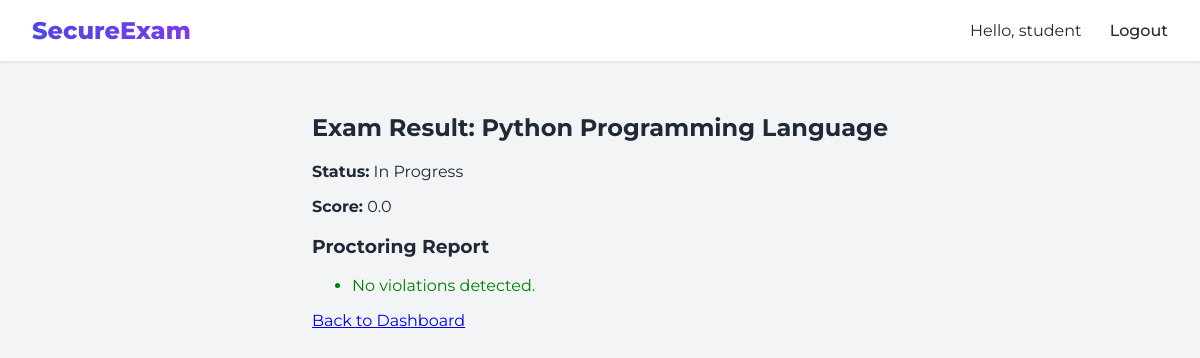
Page /exams/6/result/ (signed in) on the committed database.
### accounts/models.py (models this page shows, shortened)
class User(AbstractUser):
    ROLE_CHOICES = (
        ('student', 'Student'),
        ('faculty', 'Faculty'),
        ('admin', 'Admin'),
    )
    role = models.CharField(max_length=10, choices=ROLE_CHOICES, default='student')

### exams/models.py (models this page shows, shortened)
class StudentExamAttempt(models.Model):
    student = models.ForeignKey(User, on_delete=models.CASCADE)
    exam = models.ForeignKey(Exam, on_delete=models.CASCADE)
    start_time = models.DateTimeField(auto_now_add=True)
    end_time = models.DateTimeField(null=True, blank=True)
    score = models.FloatField(default=0.0)
    is_completed = models.BooleanField(default=False)

class Exam(models.Model):
    title = models.CharField(max_length=200)
    description = models.TextField(blank=True)
    start_time = models.DateTimeField()
    end_time = models.DateTimeField()
    duration_minutes = models.IntegerField()
    is_active = models.BooleanField(default=True)

### exams/views.py (the view)
# urls.py: path('<int:pk>/result/', views.exam_result_view, name='exam_result'),
@login_required
def exam_result_view(request, pk):
    attempt = get_object_or_404(StudentExamAttempt, exam__pk=pk, student=request.user)
    return render(request, 'exams/exam_result.html', {'attempt': attempt})

### templates/exams/exam_result.html
{% extends 'base.html' %}
{% block content %}
<h2>Exam Result: {{ attempt.exam.title }}</h2>
<div class="card">
    <p><strong>Status:</strong> {% if attempt.is_completed %}Completed{% else %}In Progress{% endif %}</p>
    <p><strong>Score:</strong> {{ attempt.score }}</p>
    <h3>Proctoring Report</h3>
    <ul>
        {% for log in attempt.proctor_logs.all %}
        <li style="color: red;">{{ log.violation_type }} at {{ log.timestamp }} ({{ log.details }})</li>
        {% empty %}
        <li style="color: green;">No violations detected.</li>
        {% endfor %}
    </ul>
    <a href="{% url 'dashboard' %}" class="btn">Back to Dashboard</a>
</div>
{% endblock %}

### templates/base.html (shortened to what this page needs)
{% load static %}
<!DOCTYPE html>
<html lang="en">
<head>
    <link rel="stylesheet" href="{% static 'css/style.css' %}">
</head>
<body>
    <nav class="navbar">
        <div class="logo">SecureExam</div>
        <div class="nav-links">
            {% if user.is_authenticated %}
            <span>Hello, {{ user.username }}</span>
            <a href="{% url 'logout' %}">Logout</a>
            {% else %}
            <a href="{% url 'login' %}">Login</a>
            <a href="{% url 'register' %}">Register</a>
            {% endif %}
        </div>
    </nav>
    <div class="container">
        {% block content %}
        {% endblock %}
    </div>
</body>
</html>

### static/css/style.css (style rules this page uses)
:root { --primary-color: #4f46e5; --primary-hover: #4338ca; --bg-color: #f3f4f6; --card-bg: #ffffff; --text-color: #1f2937; --text-light: #6b7280; --danger: #ef4444; --success: #10b981; --input-border: #e5e7eb; --input-focus: #4f46e5; }
body { font-family: 'Brandon Text', 'Montserrat', sans-serif; background-color: var(--bg-color); color: var(--text-color); margin: 0; padding: 0; display: flex; flex-direction: column; min-height: 100vh; }
.navbar { background-color: var(--card-bg); padding: 1rem 2rem; box-shadow: 0 1px 3px rgba(0, 0, 0, 0.1); display: flex; justify-content: space-between; align-items: center; z-index: 10; }
.logo { font-size: 1.5rem; font-weight: 800; background: linear-gradient(90deg, #4f46e5, #7c3aed); -webkit-background-clip: text; -webkit-text-fill-color: transparent; }
.nav-links a { text-decoration: none; color: var(--text-color); margin-left: 1.5rem; font-weight: 500; }
.container { padding: 2rem; max-width: 1200px; margin: 0 auto; }

### rows in the picture
User: username "student"
StudentExamAttempt: exam "Python Programming Language", score "0.0"
